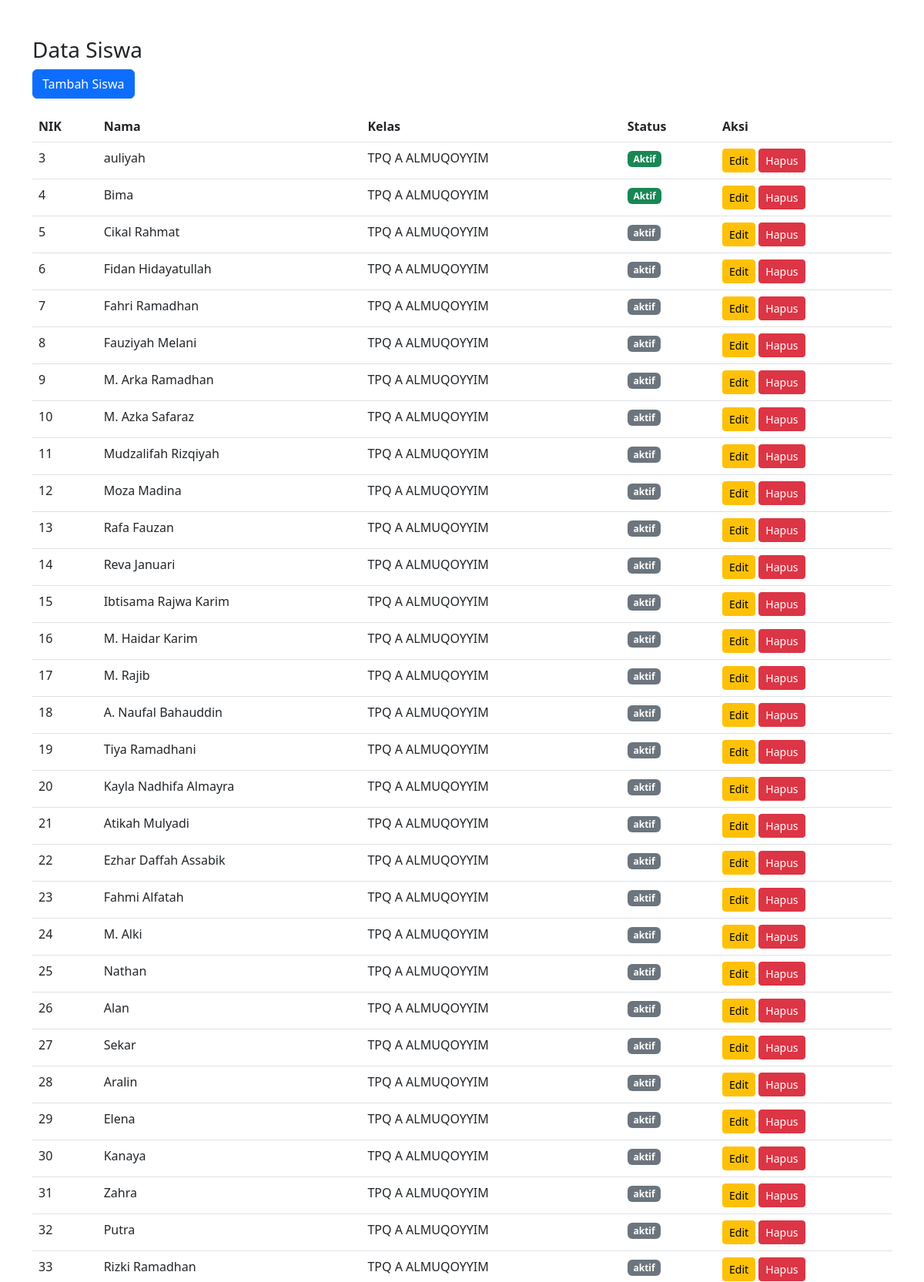
Page /list_siswa.php (upper part) on the committed database.
### tables this page shows
CREATE TABLE `siswa` (
  `NIK` int(20) NOT NULL,
  `nama` varchar(100) NOT NULL,
  `kelas` int(10) NOT NULL,
  `status` text DEFAULT NULL,
  `jenis_kelamin` enum('L','P') DEFAULT NULL,
  `alamat` text DEFAULT NULL,
  `no_hp` varchar(15) DEFAULT NULL,
  `nama_ayah` varchar(100) DEFAULT NULL,
  `nama_ibu` varchar(100) DEFAULT NULL,
  `pekerjaan_ayah` varchar(100) DEFAULT NULL,
  `pekerjaan_ibu` varchar(100) DEFAULT NULL,
  `tahun_masuk` year(4) DEFAULT NULL,
  `kelas_id` int(11) DEFAULT NULL
);

CREATE TABLE `kelas` (
  `id` int(11) NOT NULL,
  `nama_kelas` varchar(50) NOT NULL,
  `spp` int(11) NOT NULL,
  `wali_kelas` varchar(100) DEFAULT NULL
);

### list_siswa.php (the view, shortened to what this page needs)
<?php
include_once 'db.php';
$kelas_id = $_GET['kelas'] ?? null;
$kelas = null;
if ($kelas_id) {
    $siswa_query = $conn->prepare("SELECT s.NIK, s.nama, s.status, k.nama_kelas
                                    FROM siswa s
                                    LEFT JOIN kelas k ON s.kelas = k.id
                                    WHERE s.kelas = ?");
    $siswa_query->bind_param("i", $kelas_id);
    $siswa_query->execute();
    $siswa_result = $siswa_query->get_result();
} else {
    $siswa_result = $conn->query("SELECT s.NIK, s.nama, s.status, k.nama_kelas
                                    FROM siswa s
                                    LEFT JOIN kelas k ON s.kelas = k.id");
}
?>
<!DOCTYPE html>
<html lang="id">
<head>
    <link href="https://cdn.jsdelivr.net/npm/bootstrap@5.3.0/dist/css/bootstrap.min.css" rel="stylesheet">
</head>
<body>
    <div class="container mt-5">
        <h3><?= $kelas_id && $kelas ? 'Data Siswa Kelas ' . htmlspecialchars($kelas['nama_kelas']) : 'Data Siswa' ?></h3>
        <a href="input_siswa.php?menu=data_siswa" class="btn btn-primary mb-3">Tambah Siswa</a>
        <div class="table-responsive">
            <table class="table table-hover">
                <thead>
                    <tr>
                        <th>NIK</th>
                        <th>Nama</th>
                        <th>Kelas</th>
                        <th>Status</th>
                        <th>Aksi</th>
                    </tr>
                </thead>
                <tbody>
                    <?php while($siswa = $siswa_result->fetch_assoc()): ?>
                        <tr>
                            <td><?= htmlspecialchars($siswa['NIK']) ?></td>
                            <td><?= htmlspecialchars($siswa['nama']) ?></td>
                            <td><?= htmlspecialchars($siswa['nama_kelas'] ?? 'Tanpa Kelas') ?></td>
                            <td>
                               <span class="badge <?= $siswa['status'] === 'Aktif' ? 'bg-success' : 'bg-secondary' ?>">
                                <?= htmlspecialchars($siswa['status']) ?>
                            </span>
                        </td>
                        <td>
                            <a href="edit_siswa.php?nik=<?= urlencode($siswa['NIK']) ?>" class="btn btn-sm btn-warning">Edit</a>
                            <a href="hapus_siswa.php?nik=<?= urlencode($siswa['NIK']) ?>" class="btn btn-sm btn-danger">Hapus</a>
                        </td>
                        </tr>
                    <?php endwhile; ?>
                </tbody>
            </table>
        </div>
    </div>
</body>
</html>

### rows in the picture
siswa: NIK "3", nama "auliyah", kelas.nama_kelas "TPQ A ALMUQOYYIM", status "Aktif"
siswa: NIK "4", nama "Bima", kelas.nama_kelas "TPQ A ALMUQOYYIM", status "Aktif"
siswa: NIK "5", nama "Cikal Rahmat", kelas.nama_kelas "TPQ A ALMUQOYYIM", status "aktif"
siswa: NIK "6", nama "Fidan Hidayatullah", kelas.nama_kelas "TPQ A ALMUQOYYIM", status "aktif"
siswa: NIK "7", nama "Fahri Ramadhan", kelas.nama_kelas "TPQ A ALMUQOYYIM", status "aktif"
siswa: NIK "8", nama "Fauziyah Melani", kelas.nama_kelas "TPQ A ALMUQOYYIM", status "aktif"
siswa: NIK "9", nama "M. Arka Ramadhan", kelas.nama_kelas "TPQ A ALMUQOYYIM", status "aktif"
siswa: NIK "10", nama "M. Azka Safaraz", kelas.nama_kelas "TPQ A ALMUQOYYIM", status "aktif"
siswa: NIK "11", nama "Mudzalifah Rizqiyah", kelas.nama_kelas "TPQ A ALMUQOYYIM", status "aktif"
siswa: NIK "12", nama "Moza Madina", kelas.nama_kelas "TPQ A ALMUQOYYIM", status "aktif"
siswa: NIK "13", nama "Rafa Fauzan", kelas.nama_kelas "TPQ A ALMUQOYYIM", status "aktif"
siswa: NIK "14", nama "Reva Januari", kelas.nama_kelas "TPQ A ALMUQOYYIM", status "aktif"
siswa: NIK "15", nama "Ibtisama Rajwa Karim", kelas.nama_kelas "TPQ A ALMUQOYYIM", status "aktif"
siswa: NIK "16", nama "M. Haidar Karim", kelas.nama_kelas "TPQ A ALMUQOYYIM", status "aktif"
siswa: NIK "17", nama "M. Rajib", kelas.nama_kelas "TPQ A ALMUQOYYIM", status "aktif"
siswa: NIK "18", nama "A. Naufal Bahauddin", kelas.nama_kelas "TPQ A ALMUQOYYIM", status "aktif"
siswa: NIK "19", nama "Tiya Ramadhani", kelas.nama_kelas "TPQ A ALMUQOYYIM", status "aktif"
siswa: NIK "20", nama "Kayla Nadhifa Almayra", kelas.nama_kelas "TPQ A ALMUQOYYIM", status "aktif"
siswa: NIK "21", nama "Atikah Mulyadi", kelas.nama_kelas "TPQ A ALMUQOYYIM", status "aktif"
siswa: NIK "22", nama "Ezhar Daffah Assabik", kelas.nama_kelas "TPQ A ALMUQOYYIM", status "aktif"
siswa: NIK "23", nama "Fahmi Alfatah", kelas.nama_kelas "TPQ A ALMUQOYYIM", status "aktif"
siswa: NIK "24", nama "M. Alki", kelas.nama_kelas "TPQ A ALMUQOYYIM", status "aktif"
siswa: NIK "25", nama "Nathan", kelas.nama_kelas "TPQ A ALMUQOYYIM", status "aktif"
siswa: NIK "26", nama "Alan", kelas.nama_kelas "TPQ A ALMUQOYYIM", status "aktif"
siswa: NIK "27", nama "Sekar", kelas.nama_kelas "TPQ A ALMUQOYYIM", status "aktif"
siswa: NIK "28", nama "Aralin", kelas.nama_kelas "TPQ A ALMUQOYYIM", status "aktif"
siswa: NIK "29", nama "Elena", kelas.nama_kelas "TPQ A ALMUQOYYIM", status "aktif"
siswa: NIK "30", nama "Kanaya", kelas.nama_kelas "TPQ A ALMUQOYYIM", status "aktif"
siswa: NIK "31", nama "Zahra", kelas.nama_kelas "TPQ A ALMUQOYYIM", status "aktif"
siswa: NIK "32", nama "Putra", kelas.nama_kelas "TPQ A ALMUQOYYIM", status "aktif"
siswa: NIK "33", nama "Rizki Ramadhan", kelas.nama_kelas "TPQ A ALMUQOYYIM", status "aktif"
